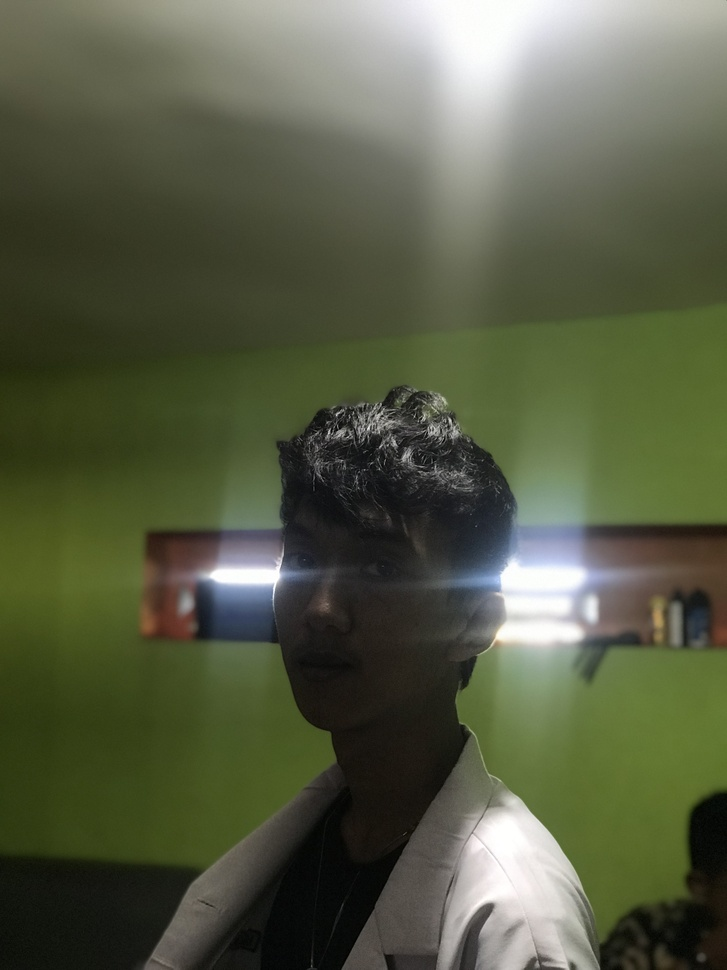
%> input picture 123.jpg, 727 x 970 px, shrunk from 3024 x 4032 before the run
$ octave tugastepi.m   (GNU Octave 9; MATLAB toolbox functions it lacks are replaced by stand-ins)
%> lines starting %> are read from the running program, lines starting %| are printed output that depends on the picture; in (x1, y1, x2, y2) boxes, pixels count from 0 and x2, y2 are one past the last pixel; in counts of white or black regions, pixels touching at a corner belong together; the program's own positions count from 1
gambar = imread('123.jpg');
%> gambar is the input picture: size 970x727x3 uint8; mean R, G, B 87, 92.3, 68.9
figure(1);
imshow(gambar);
title('Gambar Berwarna');

a = rgb2gray(gambar);
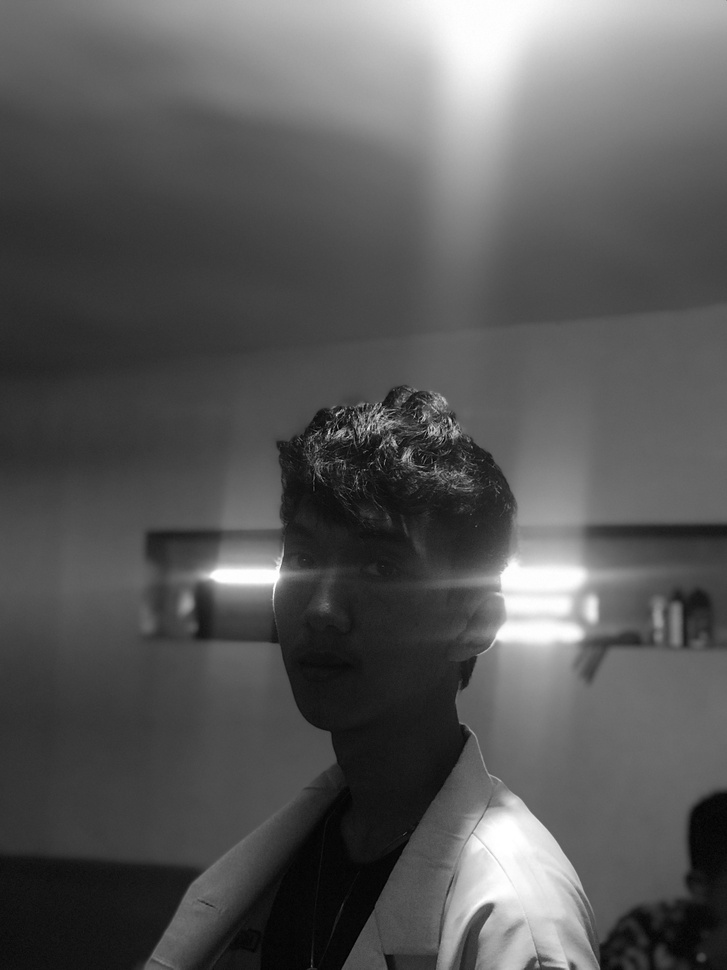
%> a: size 970x727 uint8; min 0, max 255, mean 88.1
figure(2);
imshow(a);
title('Gambar Keabuan');

%robert
x = edge(a,'roberts');
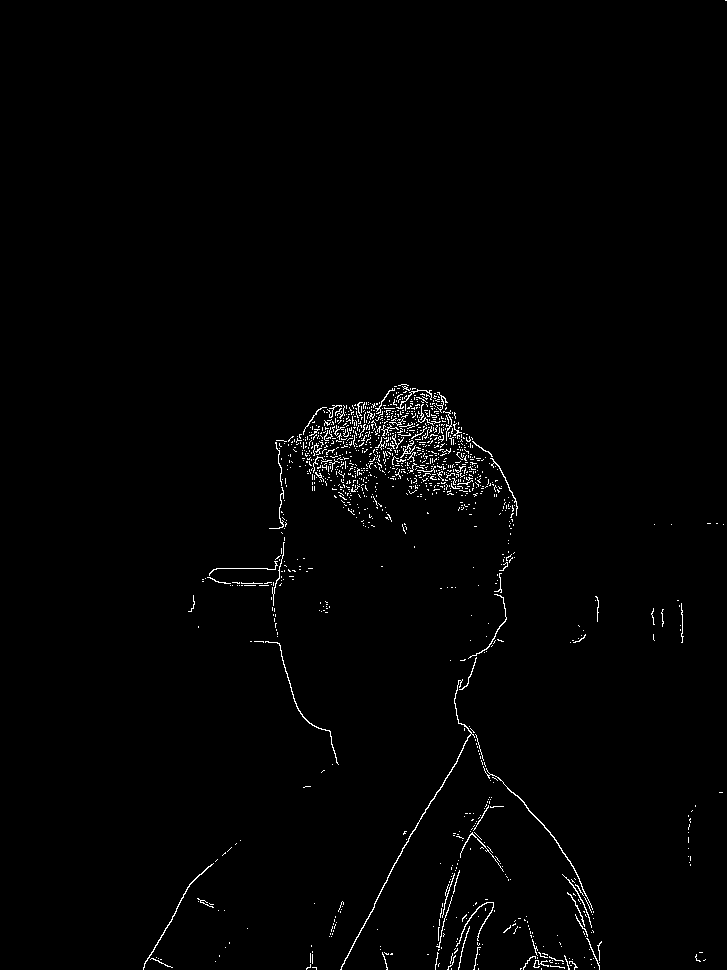
%> x: size 970x727 logical; 1.2% white in thin lines or dots, all inside (x1, y1, x2, y2) = (143, 0, 727, 970)
figure(5);
imshow(x);
title('Gambar Metode Roberts');

%sobel
y = edge(a,'sobel');
%> y: size 970x727 logical; 1.4% white in thin lines or dots, all inside (x1, y1, x2, y2) = (144, 0, 727, 970)
figure(3);
imshow(y);
title('Gambar Metode Sobel');

%prewitt
q = edge(a, 'prewitt');
figure(4);
imshow(q);
title('Gambar Metode Prewitt');

%laplacian
m = edge(a,'log');
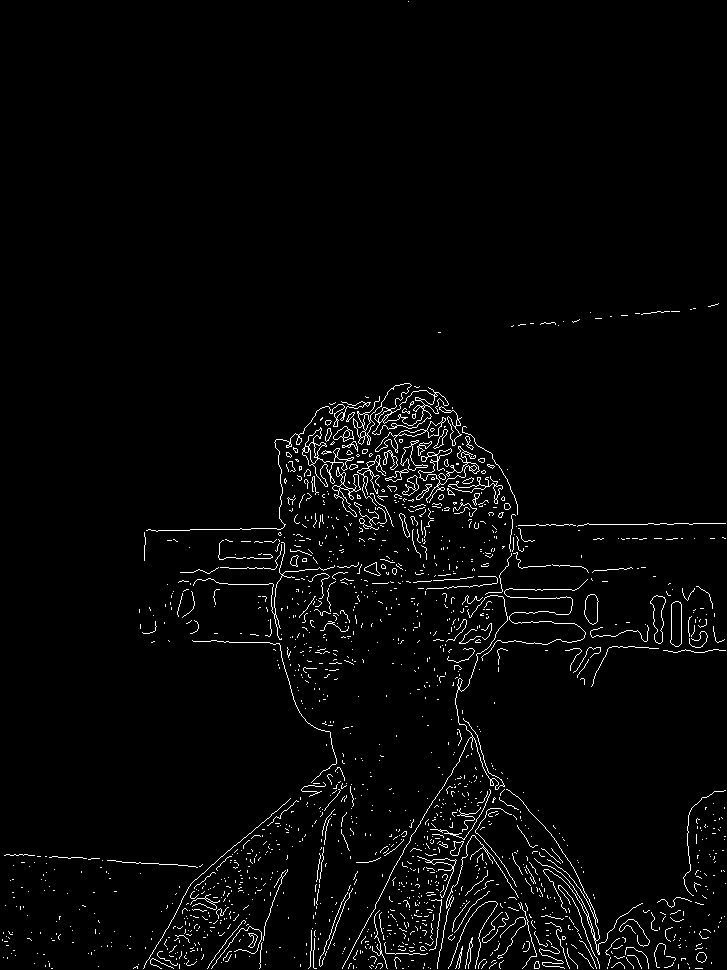
%> m: size 970x727 logical; 2.6% white in thin lines or dots
figure(7);
imshow(m);
title('Gambar Metode Laplacian');

%canny
b = edge(a,'canny');
%> b: size 970x727 logical; 1.7% white in thin lines or dots, all inside (x1, y1, x2, y2) = (1, 384, 726, 969)
figure(6);
imshow(b);
title('Gambar Metode Canny');

%isotropic
horizontal = [-1 0 1; -sqrt(2) 0 sqrt(2); -1 0 1];
vertical = [-1 -sqrt(2) -1; 0 0 0; 1 sqrt(2) 1];

figure(12);
imshow(conv2(a,horizontal,'same'));
title('Gambar Isotropic Horizontal');

figure(13);
imshow(conv2(a,vertical,'same'));
title('Gambar Isotropic Vertical');

%compas
utara = [1 1 1; 1 -2 1; -1 -1 -1];
selatan = [-1 -1 -1; 1 -2 1; 1 1 1];
timur = [-1 1 1; -1 -2 1; -1 1 1];
barat = [1 1 -1; 1 -2 -1; 1 1 -1];

figure(8);
imshow(conv2(a,utara,'same'));
title('Gambar Compas Utara');

figure(9);
imshow(conv2(a,selatan,'same'));
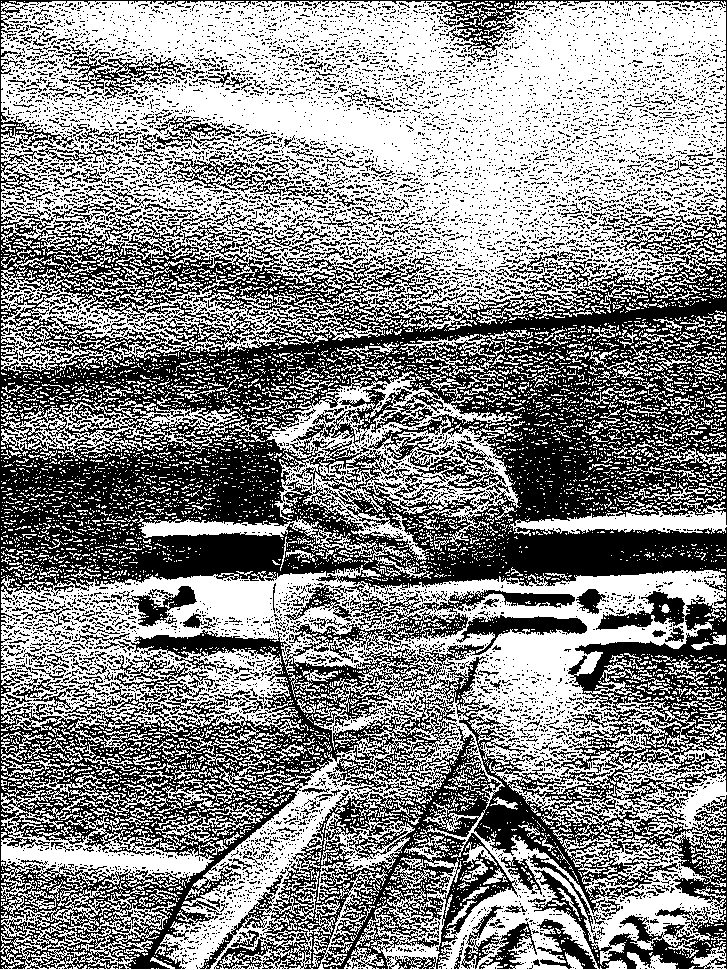
%> displayed picture: size 970x727, on the screen's scale of 0 to 255; 53.8% white; 8424 black regions (7918 under 20 px), largest, box (x1, y1, x2, y2) and area: (0, 0, 727, 969) 263041, (394, 444, 506, 501) 1596, (172, 152, 310, 196) 1538
title('Gambar Compas Selatan');

figure(10);
imshow(conv2(a,timur,'same'));
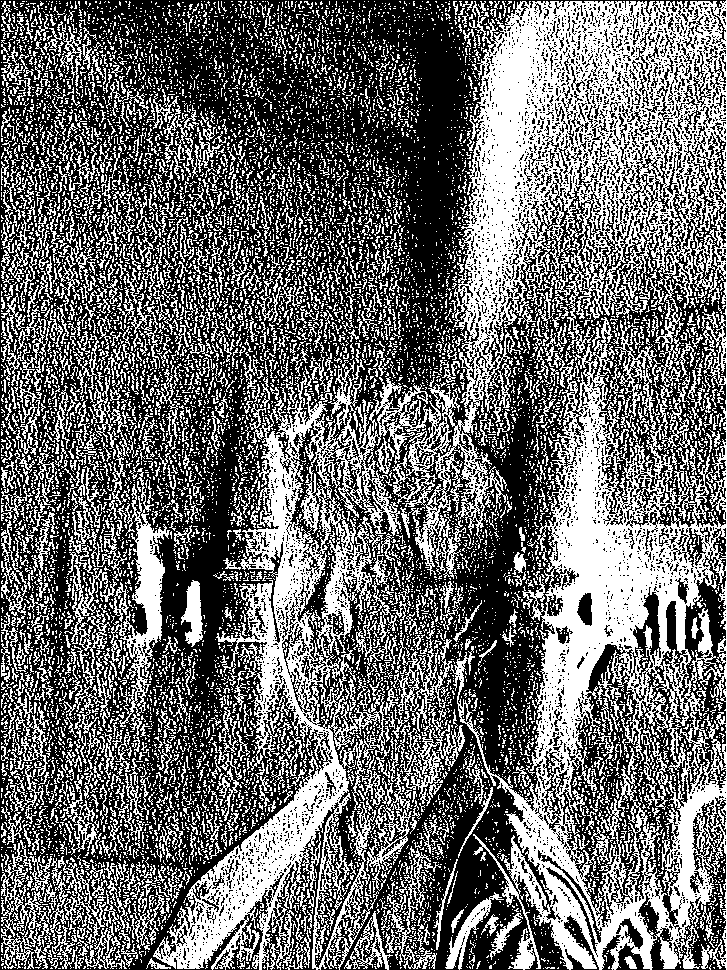
%> displayed picture: size 970x727, on the screen's scale of 0 to 255; 42% white; 10932 white regions (9677 under 20 px), largest, box (x1, y1, x2, y2) and area: (153, 0, 727, 970) 159921, (110, 468, 170, 727) 4139, (1, 840, 58, 969) 1856
title('Gambar Compas Timur');

figure(11);
imshow(conv2(a,barat,'same'));
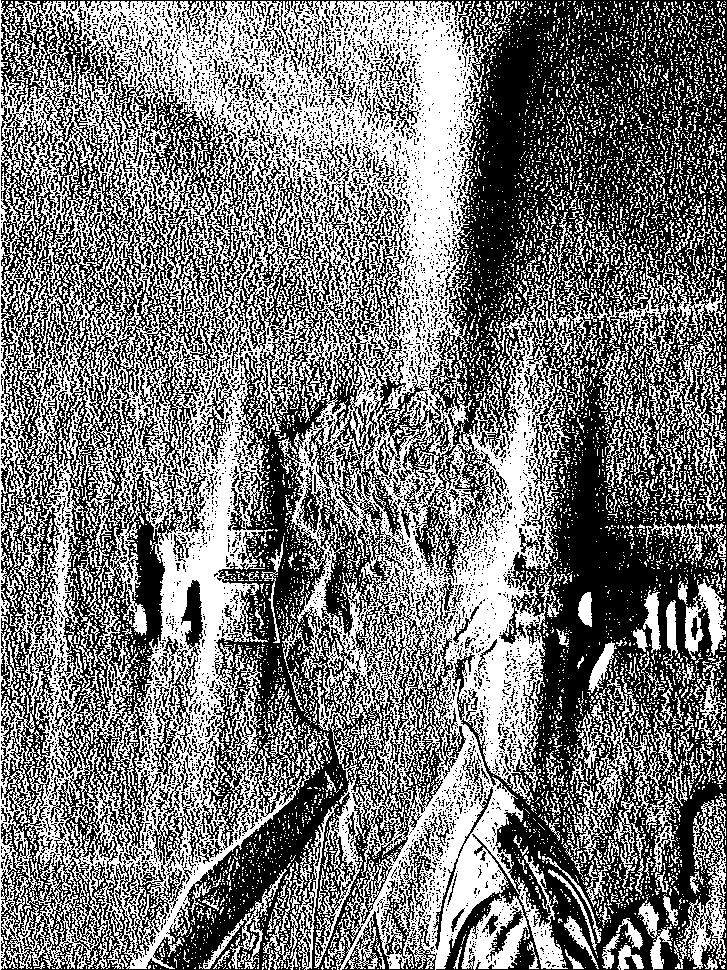
%> displayed picture: size 970x727, on the screen's scale of 0 to 255; 47.3% white in thin lines or dots
title('Gambar Compas Barat');
